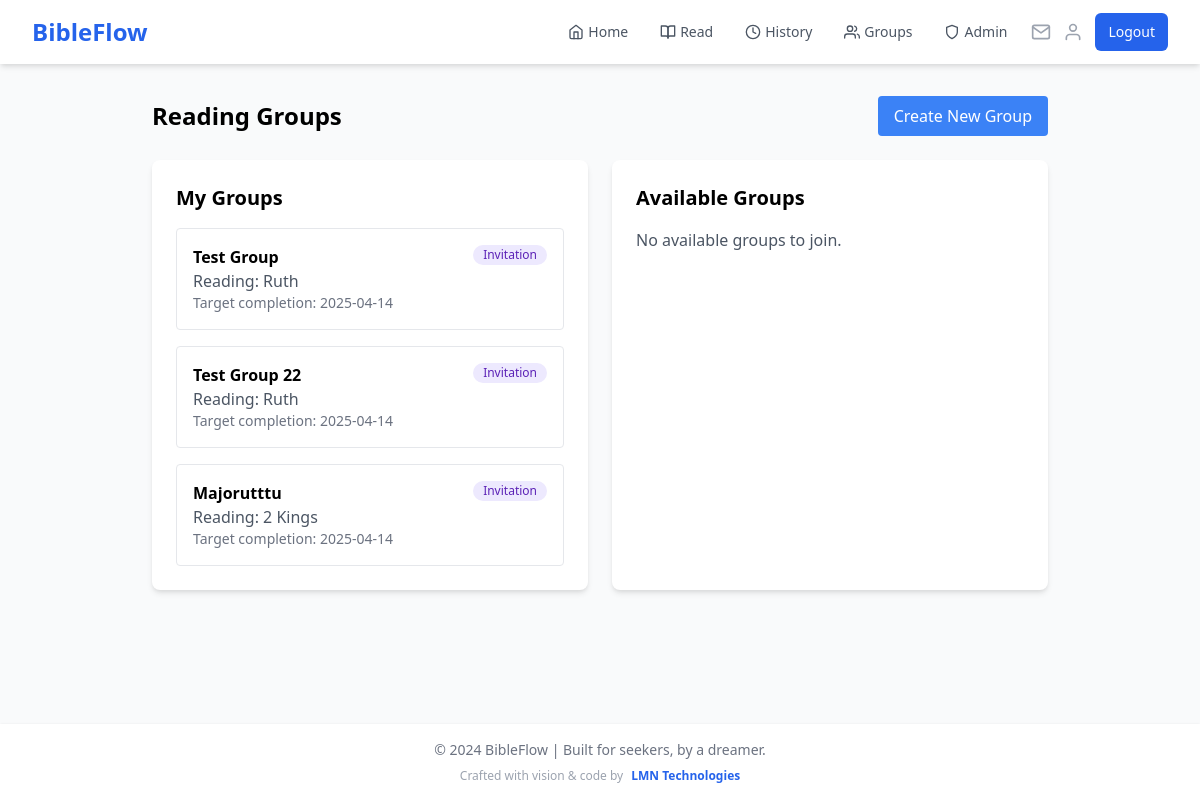
/groups (signed in), run on an earlier commit of the app's database.
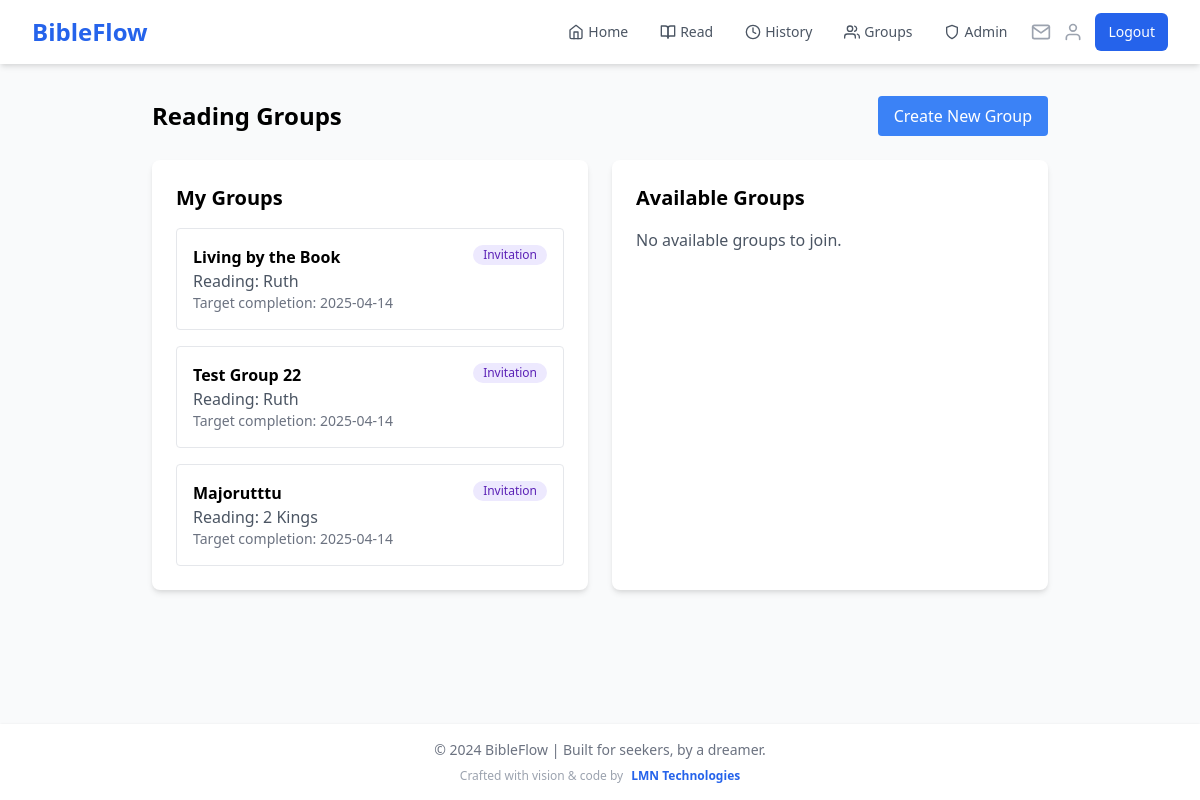
And on a later commit of the database.
### app.py (models this page shows)
class ReadingGroup(db.Model):
    id = db.Column(db.Integer, primary_key=True)
    name = db.Column(db.String(100), nullable=False)
    description = db.Column(db.Text)
    created_at = db.Column(db.DateTime, default=datetime.utcnow)
    book = db.Column(db.String(50), nullable=False)
    current_chapter = db.Column(db.Integer, default=1)
    target_completion_date = db.Column(db.DateTime)
    creator_id = db.Column(db.Integer, db.ForeignKey('user.id'), nullable=False)
    visibility = db.Column(db.String(20), default='public')
    access_code = db.Column(db.String(20))
    members = db.relationship('GroupMember', backref='reading_group', lazy='joined')
    readings = db.relationship('GroupReading', backref='reading_group', lazy='dynamic')
    invitations = db.relationship('GroupInvitation', backref='reading_group', lazy='dynamic')

### app.py (the view)
@app.route('/groups')
@login_required
def list_groups():
    my_groups = ReadingGroup.query \
        .join(GroupMember) \
        .filter(GroupMember.user_id == current_user.id) \
        .all()
    available_groups = ReadingGroup.query \
        .filter(
            ReadingGroup.id.notin_(
                db.session.query(GroupMember.group_id)
                .filter_by(user_id=current_user.id)
            ),
            db.or_(
                ReadingGroup.visibility == 'public',
                ReadingGroup.visibility == 'private',  # Include private groups
                db.and_(
                    ReadingGroup.visibility == 'invitation',
                    ReadingGroup.id.in_(
                        db.session.query(GroupInvitation.group_id)
                        .filter(
                            GroupInvitation.email == current_user.email,
                            GroupInvitation.used == False,
                            GroupInvitation.expires_at > datetime.utcnow()
                        )
                    )
                )
            )
        ) \
        .all()
    return render_template('groups/list.html',
        my_groups=my_groups,
        available_groups=available_groups,
        current_user_name=current_user.name
    )

### app.py (called while the page is built)
@login_manager.user_loader
def load_user(user_id):
    if 'user_id' in session:
        return User.query.get(int(session['user_id']))
    return None

@app.context_processor
def inject_user_name():
    if current_user.is_authenticated:
        return dict(user_name=current_user.name)
    return dict(user_name='Guest')

@app.context_processor
def inject_invitation_count():
    if current_user.is_authenticated:
        invitation_count = GroupInvitation.query.filter(
            GroupInvitation.email == current_user.email,
            GroupInvitation.used == False,
            GroupInvitation.expires_at > datetime.utcnow()
        ).count()
        return dict(invitation_count=invitation_count)
    return dict(invitation_count=0)

### templates/groups/list.html (shortened to what the changed rows need)
{% extends "base.html" %}
{% block content %}
<div class="max-w-4xl mx-auto">
    <div class="flex justify-between items-center mb-6">
        <h1 class="text-2xl font-bold">Reading Groups</h1>
    </div>
    <div class="grid grid-cols-1 md:grid-cols-2 gap-6">
        <div class="bg-white p-6 rounded-lg shadow-md">
            <h2 class="text-xl font-semibold mb-4">My Groups</h2>
            {% if my_groups %}
                <div class="space-y-4">
                    {% for group in my_groups %}
                        <a href="{{ url_for('view_group', group_id=group.id) }}"
                           class="block p-4 border rounded hover:bg-gray-50">
                            <div class="flex justify-between items-start">
                                <div>
                                    <h3 class="font-semibold">{{ group.name }}</h3>
                                    <p class="text-gray-600">
                                        Reading: {{ group.book }}
                                    </p>
                                    <p class="text-sm text-gray-500">
                                        Target completion: {{ group.target_completion_date.strftime('%Y-%m-%d') }}
                                    </p>
                                </div>
                                <span class="inline-flex items-center px-2.5 py-0.5 rounded-full text-xs font-medium
                                    {% if group.visibility == 'public' %}
                                        bg-green-100 text-green-800
                                    {% elif group.visibility == 'private' %}
                                        bg-yellow-100 text-yellow-800
                                    {% else %}
                                        bg-purple-100 text-purple-800
                                    {% endif %}">
                                    {{ group.visibility|title }}
                                </span>
                            </div>
                        </a>
                    {% endfor %}
                </div>
            {% else %}
                <p class="text-gray-600">You haven't joined any reading groups yet.</p>
            {% endif %}
        </div>
        <div class="bg-white p-6 rounded-lg shadow-md">
            <h2 class="text-xl font-semibold mb-4">Available Groups</h2>
        </div>
    </div>
</div>
{% endblock %}

What changed in the data, as far as the page shows it:
changed ReadingGroup: name "Test Group" → "Living by the Book"
